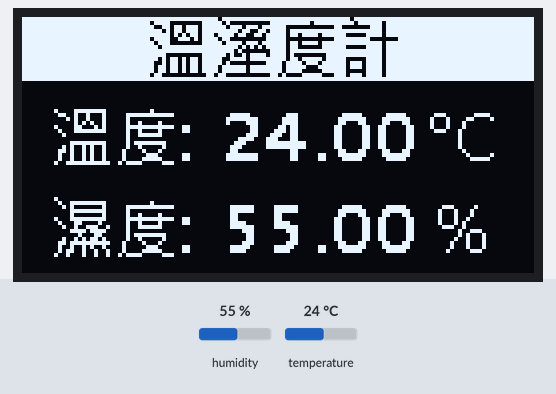
Bench run of a sketch on a simulated Arduino Uno, built with avr-gcc and run on an emulated ATmega328P. On the bench: 128×64 one-colour display. Inputs (shaded band) come from the test bench; at power-on: humidity 55 %, temperature 24 °C. What the sketch prints to the serial monitor is not drawn.

Above: at 1.2 s.
1.3 s: humidity set to 22 %
At 2.7 s:
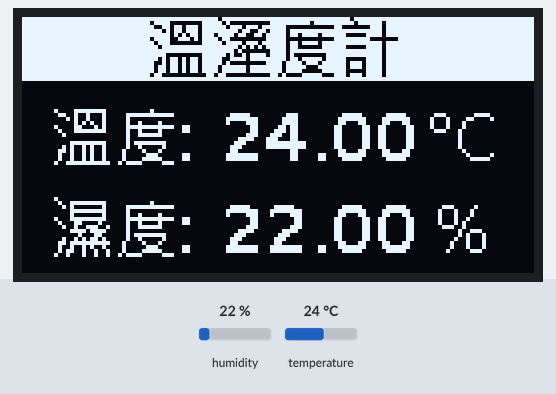
4.2 s: temperature set to 12 °C
At 5.7 s:
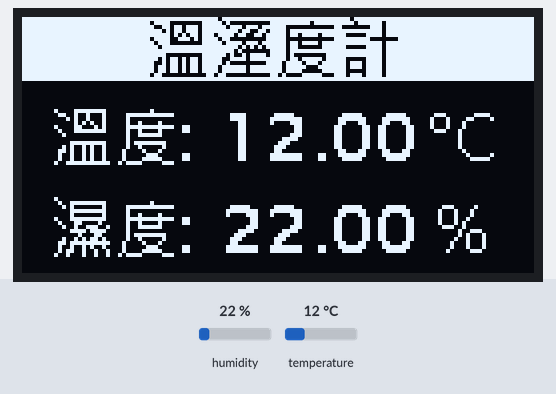
7.1 s: humidity set to 40 %
At 9.2 s:
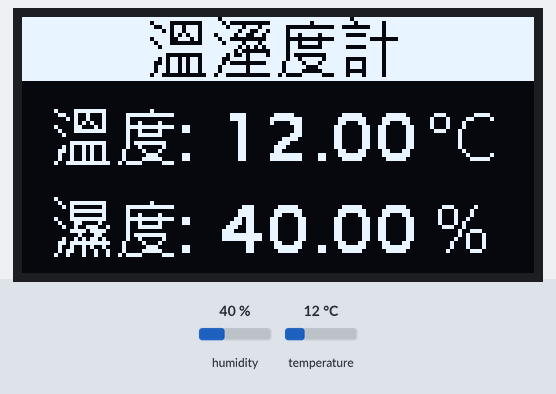
10.3 s: temperature set to 19 °C
At 12.2 s:
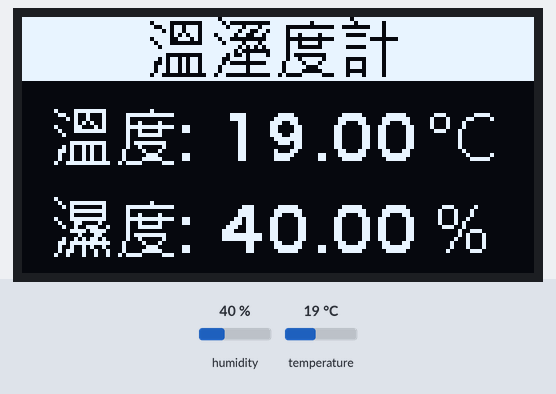
Timing chart, 0 to 13.7 s (numbered marks = the images above; inputs shaded):
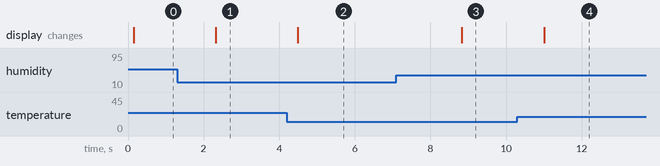

The sketch:

th_sensor.ino
```cpp
/*
 * OLED
 * VCC ----- 3.3V
 * GND ----- GND
 * SCL ----- A5
 * SDA ----- A4
 *
 * DHT11
 * SIG ----- A0
 * VCC ----- 5V
 * GND ----- GND
 */

#include <U8g2lib.h>
#include <Wire.h>
#include "DHT.h"

#define DHTPIN A0
#define DHTTYPE DHT11
DHT dht(DHTPIN, DHTTYPE);

const unsigned char title[] U8X8_PROGMEM= {0xFF, 0xFF, 0xFF, 0xFF, 0xFF, 0xFF, 0xFD, 0xFF, 0xFF, 0xFF, 0xFB, 0xFF,    0xFF, 0xFF, 0xFF, 0xFF, 0xFF, 0xFF, 0xFF, 0xFF, 0x1E, 0xE0, 0x0B, 0xC0,    0xFF, 0xFE, 0xF7, 0xFB, 0xFF, 0xFF, 0xFF, 0xFF, 0xFF, 0xFF, 0xFF, 0xFF,    0xD9, 0xEE, 0x77, 0xF7, 0x03, 0xC0, 0x80, 0xFB, 0xFF, 0xFF, 0xFF, 0xFF,    0xFF, 0xFF, 0xFF, 0xFF, 0xD7, 0xEE, 0xBF, 0xD9, 0xFB, 0xFF, 0xFF, 0xFB,    0xFF, 0xFF, 0xFF, 0xFF, 0xFF, 0xFF, 0xFF, 0xFF, 0x5F, 0xED, 0xDE, 0xEC,    0xDB, 0xFB, 0xC1, 0xFB, 0xFF, 0xFF, 0xFF, 0xFF, 0xFF, 0xFF, 0xFF, 0xFF,    0x9E, 0xEB, 0x0D, 0xE0, 0x03, 0xC0, 0x7F, 0xC0, 0xFF, 0xFF, 0xFF, 0xFF,    0xFF, 0xFF, 0xFF, 0xFF, 0x1D, 0xE0, 0x7B, 0xF7, 0xDB, 0xFB, 0xFF, 0xFB,    0xFF, 0xFF, 0xFF, 0xFF, 0xFF, 0xFF, 0xFF, 0xFF, 0xFB, 0xFF, 0xBF, 0xEA,    0x1B, 0xF8, 0xC1, 0xFB, 0xFF, 0xFF, 0xFF, 0xFF, 0xFF, 0xFF, 0xFF, 0xFF,    0xFF, 0xFF, 0x5F, 0xC0, 0xFB, 0xFF, 0xFF, 0xFB, 0xFF, 0xFF, 0xFF, 0xFF,    0xFF, 0xFF, 0xFF, 0xFF, 0x0F, 0xE0, 0x97, 0xDE, 0x0B, 0xF0, 0xFF, 0xFB,    0xFF, 0xFF, 0xFF, 0xFF, 0xFF, 0xFF, 0xFF, 0xFF, 0x6B, 0xED, 0xF3, 0xFE,    0xDB, 0xF7, 0xC1, 0xFB, 0xFF, 0xFF, 0xFF, 0xFF, 0xFF, 0xFF, 0xFF, 0xFF,    0x69, 0xED, 0x0B, 0xE0, 0xBD, 0xFB, 0xDD, 0xFB, 0xFF, 0xFF, 0xFF, 0xFF,    0xFF, 0xFF, 0xFF, 0xFF, 0x6D, 0xED, 0xFD, 0xFE, 0x7D, 0xFC, 0xDD, 0xFB,    0xFF, 0xFF, 0xFF, 0xFF, 0xFF, 0xFF, 0xFF, 0xFF, 0x6D, 0xED, 0xFD, 0xFE,    0x3D, 0xF8, 0xC1, 0xFB, 0xFF, 0xFF, 0xFF, 0xFF, 0xFF, 0xFF, 0xFF, 0xFF,    0x06, 0xC0, 0x06, 0xC0, 0xC2, 0xC7, 0xDD, 0xFB, 0xFF, 0xFF, 0xFF, 0xFF,    0xFF, 0xFF, 0xFF, 0xFF, 0xFF, 0xFF, 0xFF, 0xFF, 0xFF, 0xFF, 0xFF, 0xFF,    0xFF, 0xFF, 0xFF, 0xFF, 0x00, 0x00, 0x00, 0x00, 0x00, 0x00, 0x00, 0x00,    0x00, 0x00, 0x00, 0x00, 0x00, 0x00, 0x00, 0x00, 0x00, 0x00, 0x00, 0x00,    0x00, 0x00, 0x00, 0x00, 0x00, 0x00, 0x00, 0x00, 0x00, 0x00, 0x00, 0x00,    0x00, 0x00, 0x00, 0x00, 0x00, 0x00, 0x00, 0x00, 0x00, 0x00, 0x00, 0x00,    0x00, 0x00, 0x00, 0x00, 0x00, 0x00, 0x00, 0x00, 0x00, 0x00, 0x00, 0x00,    0x00, 0x00, 0x00, 0x00, 0x00, 0x00, 0x00, 0x00, 0x00, 0x00, 0x00, 0x00,    0x00, 0x00, 0x00, 0x00, 0x00, 0x00, 0x00, 0x00, 0x00, 0x00, 0x00, 0x00,    0x00, 0x00, 0x00, 0x00, 0x00, 0x00, 0x00, 0x00, 0x00, 0x00, 0x00, 0x00,    0x00, 0x00, 0x00, 0x00, 0x00, 0x00, 0x00, 0x00, 0x00, 0x00, 0x00, 0x00,    0x00, 0x00, 0x00, 0x00, 0x00, 0x00, 0x00, 0x00, 0x00, 0xE1, 0x1F, 0x00,    0x01, 0x00, 0x00, 0x00, 0x00, 0x00, 0x00, 0x00, 0x00, 0x00, 0x00, 0x00,    0x00, 0x26, 0x11, 0xFC, 0x3F, 0x00, 0x00, 0x00, 0x00, 0x00, 0x00, 0x00,    0x80, 0x03, 0x1E, 0x00, 0x00, 0x28, 0x11, 0x04, 0x00, 0x00, 0x00, 0x00,    0x00, 0x00, 0x00, 0x00, 0x40, 0x84, 0x21, 0x00, 0x00, 0xA0, 0x12, 0x24,    0x04, 0x00, 0x00, 0x00, 0x00, 0x00, 0x00, 0x00, 0x40, 0x44, 0x00, 0x00,    0x00, 0x61, 0x14, 0xFC, 0x3F, 0x03, 0x00, 0x00, 0x00, 0x00, 0x00, 0x00,    0x40, 0x44, 0x00, 0x00, 0x00, 0xE2, 0x1F, 0x24, 0x04, 0x03, 0x00, 0x00,    0x00, 0x00, 0x00, 0x00, 0x80, 0x23, 0x00, 0x00, 0x00, 0x04, 0x00, 0xE4,    0x07, 0x00, 0x00, 0x00, 0x00, 0x00, 0x00, 0x00, 0x00, 0x20, 0x00, 0x00,    0x00, 0x00, 0x00, 0x04, 0x00, 0x00, 0x00, 0x00, 0x00, 0x00, 0x00, 0x00,    0x00, 0x20, 0x00, 0x00, 0x00, 0xF0, 0x1F, 0xF4, 0x0F, 0x00, 0x00, 0x00,    0x00, 0x00, 0x00, 0x00, 0x00, 0x20, 0x00, 0x00, 0x00, 0x94, 0x12, 0x24,    0x08, 0x00, 0x00, 0x00, 0x00, 0x00, 0x00, 0x00, 0x00, 0x20, 0x00, 0x00,    0x00, 0x96, 0x12, 0x42, 0x04, 0x00, 0x00, 0x00, 0x00, 0x00, 0x00, 0x00,    0x00, 0x40, 0x00, 0x00, 0x00, 0x92, 0x12, 0x82, 0x03, 0x03, 0x00, 0x00,    0x00, 0x00, 0x00, 0x00, 0x00, 0x80, 0x20, 0x00, 0x00, 0x92, 0x12, 0xC2,    0x07, 0x03, 0x00, 0x00, 0x00, 0x00, 0x00, 0x00, 0x00, 0x00, 0x1F, 0x00,    0x00, 0xF9, 0x3F, 0x3D, 0x38, 0x00, 0x00, 0x00, 0x00, 0x00, 0x00, 0x00,    0x00, 0x00, 0x00, 0x00, 0x00, 0x00, 0x00, 0x00, 0x00, 0x00, 0x00, 0x00,    0x00, 0x00, 0x00, 0x00, 0x00, 0x00, 0x00, 0x00, 0x00, 0x00, 0x00, 0x00,    0x00, 0x00, 0x00, 0x00, 0x00, 0x00, 0x00, 0x00, 0x00, 0x00, 0x00, 0x00,    0x00, 0x00, 0x00, 0x00, 0x00, 0x00, 0x00, 0x00, 0x00, 0x00, 0x00, 0x00,    0x00, 0x00, 0x00, 0x00, 0x00, 0x00, 0x00, 0x00, 0x00, 0x00, 0x00, 0x00,    0x00, 0x00, 0x00, 0x00, 0x00, 0x00, 0x00, 0x00, 0x00, 0x00, 0x00, 0x00,    0x00, 0x00, 0x00, 0x00, 0x00, 0x00, 0x00, 0x00, 0x00, 0x00, 0x00, 0x00,    0x00, 0x00, 0x00, 0x00, 0x00, 0x00, 0x00, 0x00, 0x00, 0x00, 0x00, 0x00,    0x00, 0x00, 0x00, 0x00, 0x00, 0x00, 0x00, 0x00, 0x00, 0x00, 0x00, 0x00,    0x00, 0x00, 0x00, 0x00, 0x00, 0x00, 0x00, 0x00, 0x00, 0x00, 0x00, 0x00,    0x00, 0x00, 0x00, 0x00, 0x00, 0x00, 0x00, 0x00, 0x00, 0x00, 0x00, 0x00,    0x00, 0x01, 0x00, 0x00, 0x00, 0x00, 0x00, 0x00, 0x00, 0x00, 0x00, 0x00,    0x00, 0x00, 0x00, 0x00, 0x00, 0xF2, 0x1F, 0x00, 0x01, 0x00, 0x00, 0x00,    0x00, 0x00, 0x00, 0x00, 0x00, 0x00, 0x00, 0x00, 0x00, 0x14, 0x10, 0xFC,    0x3F, 0x00, 0x00, 0x00, 0x00, 0x00, 0x00, 0x00, 0x00, 0x0E, 0x02, 0x00,    0x00, 0xF0, 0x1F, 0x04, 0x00, 0x00, 0x00, 0x00, 0x00, 0x00, 0x00, 0x00,    0x00, 0x11, 0x01, 0x00, 0x00, 0x10, 0x10, 0x24, 0x04, 0x00, 0x00, 0x00,    0x00, 0x00, 0x00, 0x00, 0x00, 0x11, 0x01, 0x00, 0x00, 0xF1, 0x1F, 0xFC,    0x3F, 0x03, 0x00, 0x00, 0x00, 0x00, 0x00, 0x00, 0x00, 0x91, 0x00, 0x00,    0x00, 0x62, 0x08, 0x24, 0x04, 0x03, 0x00, 0x00, 0x00, 0x00, 0x00, 0x00,    0x00, 0x51, 0x00, 0x00, 0x00, 0x24, 0x27, 0xE4, 0x07, 0x00, 0x00, 0x00,    0x00, 0x00, 0x00, 0x00, 0x00, 0x4E, 0x00, 0x00, 0x00, 0xF0, 0x1E, 0x04,    0x00, 0x00, 0x00, 0x00, 0x00, 0x00, 0x00, 0x00, 0x00, 0x20, 0x07, 0x00,    0x00, 0x40, 0x0C, 0xF4, 0x0F, 0x00, 0x00, 0x00, 0x00, 0x00, 0x00, 0x00,    0x00, 0xA0, 0x08, 0x00, 0x00, 0xA4, 0x16, 0x24, 0x08, 0x00, 0x00, 0x00,    0x00, 0x00, 0x00, 0x00, 0x00, 0x90, 0x08, 0x00, 0x00, 0xF6, 0x3F, 0x42,    0x04, 0x00, 0x00, 0x00, 0x00, 0x00, 0x00, 0x00, 0x00, 0x88, 0x08, 0x00,    0x00, 0x92, 0x12, 0x82, 0x03, 0x03, 0x00, 0x00, 0x00, 0x00, 0x00, 0x00,    0x00, 0x88, 0x08, 0x00, 0x00, 0x9A, 0x24, 0xC2, 0x07, 0x03, 0x00, 0x00,    0x00, 0x00, 0x00, 0x00, 0x00, 0x04, 0x07, 0x00, 0x00, 0x89, 0x24, 0x3D,    0x38, 0x00, 0x00, 0x00, 0x00, 0x00, 0x00, 0x00, 0x00, 0x00, 0x00, 0x00,    0x00, 0x00, 0x00, 0x00, 0x00, 0x00, 0x00, 0x00, 0x00, 0x00, 0x00, 0x00,    0x00, 0x00, 0x00, 0x00, 0x00, 0x00, 0x00, 0x00, 0x00, 0x00, 0x00, 0x00,    0x00, 0x00, 0x00, 0x00, 0x00, 0x00, 0x00, 0x00, 0x00, 0x00, 0x00, 0x00,    0x00, 0x00, 0x00, 0x00, 0x00, 0x00, 0x00, 0x00, 0x00, 0x00, 0x00, 0x00,    0x00, 0x00, 0x00, 0x00, 0x00, 0x00, 0x00, 0x00, 0x00, 0x00, 0x00, 0x00,    0x00, 0x00, 0x00, 0x00};

U8G2_SSD1306_128X64_NONAME_F_SW_I2C u8g2(U8G2_R0, /* clock=*/ SCL, /* data=*/ SDA, /* reset=*/ U8X8_PIN_NONE);

void setup() {
  Serial.begin(9600);
  dht.begin();

  u8g2.begin();
  u8g2.clearBuffer();
  u8g2.sendBuffer();

}

void loop() {
  float h = dht.readHumidity();
  float t = dht.readTemperature();

  if (isnan(h) || isnan(t)) {
    Serial.println(F("Failed to read from DHT sensor!"));
    return;
  }

  Serial.print(F("Humidity: "));
  Serial.print(h);
  Serial.print(F("%  Temperature: "));
  Serial.print(t);
  Serial.println(F("°C "));

  u8g2.clearBuffer();
  u8g2.drawXBMP(0, 0, 128, 64, title);
  u8g2.setFont(u8g2_font_luRS12_tf);
  u8g2.drawStr(50,36,String(t).c_str());
  u8g2.drawStr(50,59,String(h).c_str());
  u8g2.sendBuffer();
  delay(1000);

}
```

Measured:
- after the input at 1.3 s, the display: changes after 1.0 s (image 1)
- after the input at 4.2 s, the display: changes after 0.29 s (image 2)
- after the input at 7.1 s, the display: changes after 1.7 s (image 3)
- after the input at 10.3 s, the display: changes after 0.70 s (image 4)
